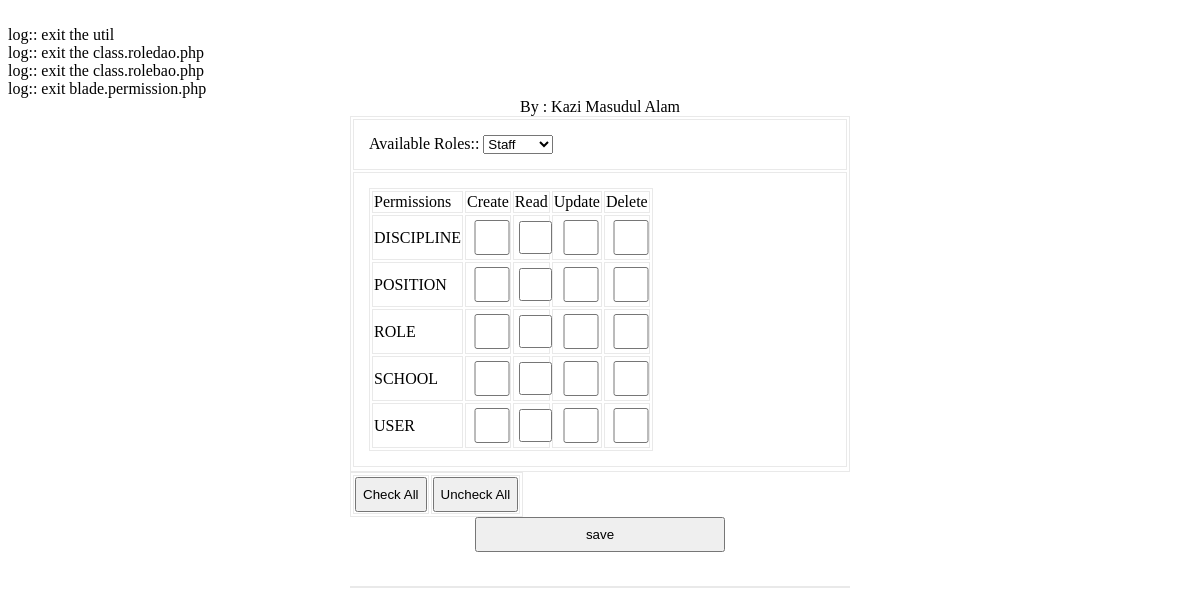
The page /modules/dash/view.permission.php on the database as committed earlier.
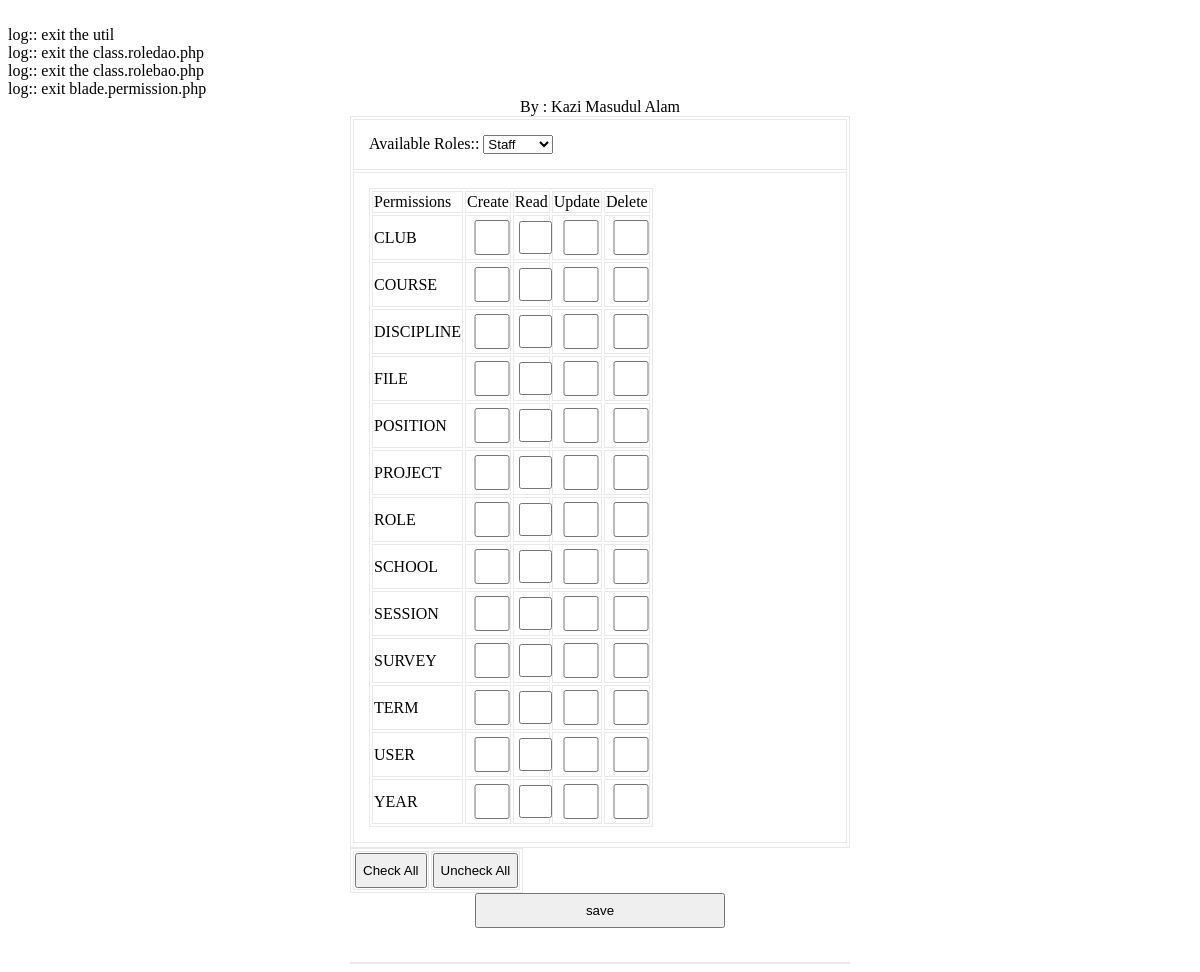
The same page on the database as committed later.
### tables this page shows
CREATE TABLE `tbl_role` (
  `ID` varchar(40) NOT NULL,
  `Name` varchar(50) NOT NULL
);

CREATE TABLE `tbl_permission` (
  `ID` varchar(100) NOT NULL,
  `Name` varchar(100) NOT NULL,
  `Category` varchar(100) NOT NULL
);

### common/class.common.php (called while the page is built, shortened)
<?php
class Result{
    private $_IsSuccess=0;
    private $_ResultObject;
    public function setIsSuccess($IsSuccess){
        $this->_IsSuccess = $IsSuccess;
    }
    public function getIsSuccess(){
        return $this->_IsSuccess;
    }
    public function setResultObject($ResultObject){
        $this->_ResultObject = $ResultObject;
    }
    public function getResultObject(){
        return $this->_ResultObject;
    }
}
class Role{
    private $_ID;
    private $_Name;
    public function setID ( $ID ) {
        $this->_ID = $ID;
    }
    public function getID () {
        return $this->_ID;
    }
    public function setName( $Name ) {
        $this->_Name = $Name;
    }
    public function getName() {
        return $this->_Name;
    }
}
class Permission{
    private $_ID;
    private $_Category;
    public function setID ( $ID ) {
        $this->_ID = $ID;
    }
    public function getID () {
        return $this->_ID;
    }
    public function setCategory( $Category ) {
        $this->_Category = $Category;
    }
    public function getCategory() {
        return $this->_Category;
    }
}
?>

### modules/dash/view.permission.php (the view, shortened to what this page needs)
<?php
include_once 'blade/view.permission.blade.php';
include_once '/../../common/class.common.php';
?>
<!DOCTYPE html PUBLIC "-//W3C//DTD XHTML 1.0 Transitional//EN" "http://www.w3.org/TR/xhtml1/DTD/xhtml1-transitional.dtd">
<html xmlns="http://www.w3.org/1999/xhtml">
	<head>
		<link rel="stylesheet" href="style.css" type="text/css" />
	</head>
<body>
<center>
	<div id="header">
		<label>By : Kazi Masudul Alam</a></label>
	</div>
	<div id="form">
		<form method="post" name="formPermissions">
			<table width="100%" border="1" cellpadding="15">
				<tr>
					<td>
							<label>Available Roles:: </label>
						    <?php
						    $var = '<select name="selectedRole" id="select-from-roles" onChange="onChangeEventHandler(event,this);">';
							$Result = $_RoleBAO->getAllRoles();
							if($Result->getIsSuccess()){
								$Roles = $Result->getResultObject();
						       for ($i=0; $i < sizeof($Roles); $i++) {
						       		$Role = $Roles[$i];
						    		$var = $var. '<option value="'.$Role->getID().'"';
						          	$var = $var.'>'.$Role->getName().'</option>';
								}
								$var = $var.'</select>';
							}
							echo $var;
							?>
					</td>
				</tr>
				<tr>
					<td>
						    <?php
						    $var='<table>';
						    $var=$var.'<tr>';
						    $var=$var.'<td>Permissions</td>';
						    $var=$var.'<td>Create</td>';
						    $var=$var.'<td>Read</td>';
						    $var=$var.'<td>Update</td>';
						    $var=$var.'<td>Delete</td>';
						    $var=$var.'</tr>';
						    $Result = $_RoleBAO->getAllPermissions();
							if($Result->getIsSuccess()){
								$Permissions = $Result->getResultObject();
						       for ($i=0; $i < sizeof($Permissions); ) {
						       		$Permission = $Permissions[$i];
						       		$var = $var.'<tr>';
						       		$var = $var.'<td>'.$Permission->getCategory().'</td>';
						       		$j=$i;
						       		for ( ; $j < sizeof($Permissions)  ; $j++) {
						       			if(!strcmp($Permissions[$i]->getCategory(), $Permissions[$j]->getCategory())){
						    				$var = $var.'<td><input type="checkbox" name="selectedPermissions[]"
						    					value="'.$Permissions[$j]->getID().'"
						    					id="'.$Permissions[$j]->getID().'"';
						          			$var = $var.'/></td>';
						       			}
						       			else{
						       				break;
						       			}
						       		}
						       		$i=$j;
						       		$var = $var. '</tr>';
						    	}
						    	$var = $var.'</table>';
						    }
						    echo $var;
						    ?>
					</td>
				</tr>
				<tr>
					<table>
						<tr>
							<td>
									<input type="button" name="checkAll" onclick="SetAllCheckBoxes('formPermissions', 'selectedPermissions[]', true);" value="Check All"/>
							</td>
							<td>
									<input type="button" name="uncheckAll" onclick="SetAllCheckBoxes('formPermissions', 'selectedPermissions[]', false);" value="Uncheck All"/>
							</td>
						</tr>
					</table>
				</tr>
				<tr>
					<td>
							<button type="submit" name="save">save</button>
					</td>
				</tr>
			</table>
		</form>
<br />
	<table width="100%" border="1" cellpadding="15" align="center">
	</table>
	</div>
</center>
</body>
</html>

### util/class.util.php (shortened to what this page needs)
<?php
class DBUtil implements I_DBUtil {
	private static $s_instance;
	private $_host;
	private $_username;
	private $_password;
	private $_database;
	protected $_connection;
	protected $_result;
	public static function getInstance() {
		if(!self::$s_instance) {
			self::$s_instance = new self();
		}
		return self::$s_instance;
	}
	private function readDBConfig(){
		$_config = ConfigUtil::getInstance();
		$this->_host = $_config->getDBHost();
		$this->_username = $_config->getDBUserName();
		$this->_password = $_config->getDBPassword();
		$this->_database = $_config->getDBName();
	}
	private function setConnection(){
		$this->_connection = new mysqli($this->_host, $this->_username,
			$this->_password, $this->_database);
	}
	public function doQuery($sql) {
		$this->_result = $this->_connection->query($sql) or die(mysqli_error($this->_result));
		return $this->_result;
	}
	public function getNumRows() {
		$this->_numRows = mysqli_num_rows($this->_result);
		return $this->_numRows;
	}
	public function getAllRows() {
		$rows = array();
		for($x = 0; $x < $this->getNumRows(); $x++) {
			$rows[] = mysqli_fetch_assoc($this->_result);
		}
		return $rows;
	}
}
class ConfigUtil implements I_DBConfig{
	public static $s_instance;
	private $_host;
	private $_username;
	private $_password;
	private $_database;
	public static function getInstance() {
		if(!self::$s_instance) {
			self::$s_instance = new self();
		}
		return self::$s_instance;
	}
	private function readDBConfig(){
		$ini_array = parse_ini_file("/../config/db.ini");
		$this->_host = $ini_array['host'];
		$this->_username = $ini_array['username'];
		$this->_password = $ini_array['password'];
		$this->_database = $ini_array['database'];
	}
	public function getDBHost(){
		return $this->_host;
	}
	public function getDBUserName(){
		return $this->_username;
	}
	public function getDBPassword(){
		return $this->_password;
	}
	public function getDBName(){
		return $this->_database;
	}
}
echo '<br> log:: exit the util';
?>

### dao/class.roledao.php (shortened to what this page needs)
<?php
include_once '/../common/class.common.php';
include_once '/../util/class.util.php';
Class RoleDAO{
	private $_DB;
	function RoleDAO(){
		$this->_DB = DBUtil::getInstance();
	}
	public function getAllRoles(){
		$RoleList = array();
		$this->_DB->doQuery("SELECT * FROM tbl_Role");
		$rows = $this->_DB->getAllRows();
		for($i = 0; $i < sizeof($rows); $i++) {
			$row = $rows[$i];
			$this->_Role = new Role();
		    $this->_Role->setID ( $row['ID']);
		    $this->_Role->setName( $row['Name'] );
		    $RoleList[]=$this->_Role;
		}
		$Result = new Result();
		$Result->setIsSuccess(1);
		$Result->setResultObject($RoleList);
		return $Result;
	}
	public function getAllPermissions(){
		$PermissionList = array();
		$this->_DB->doQuery("SELECT * FROM tbl_Permission");
		$rows = $this->_DB->getAllRows();
		for($i = 0; $i < sizeof($rows); $i++) {
			$row = $rows[$i];
			$this->_Permission = new Permission();
		    $this->_Permission->setID ( $row['ID']);
		    $this->_Permission->setName( $row['Name'] );
		    $this->_Permission->setCategory( $row['Category'] );
		    $PermissionList[]=$this->_Permission;
		}
		$Result = new Result();
		$Result->setIsSuccess(1);
		$Result->setResultObject($PermissionList);
		return $Result;
	}
}
echo '<br> log:: exit the class.roledao.php';
?>

### bao/class.rolebao.php (shortened to what this page needs)
<?php
include_once '/../util/class.util.php';
include_once '/../dao/class.roledao.php';
Class RoleBAO{
	private $_RoleDAO;
	function RoleBAO(){
		$this->_RoleDAO = new RoleDAO();
	}
	public function getAllRoles(){
		$Result = $this->_RoleDAO->getAllRoles();
		return $Result;
	}
	public function getAllPermissions(){
		$Result = $this->_RoleDAO->getAllPermissions();
		return $Result;
	}
}
echo '<br> log:: exit the class.rolebao.php';
?>

### modules/dash/blade/view.permission.blade.php (shortened to what this page needs)
<?php
include_once '/../../../util/class.util.php';
include_once '/../../../bao/class.rolebao.php';
$_RoleBAO = new RoleBAO();
echo '<br> log:: exit blade.permission.php';
?>

### modules/dash/style.css (style rules this page uses)
#form { width:500px; margin:0px auto; text-align:center; }
#form form input { width:100%; height:35px; }
form button { width:50%; height:35px; }
table,td { border:solid #e9e9e9 1px; }

Rows that differ between the two databases and show on the page:
added tbl_permission: Category "CLUB"
added tbl_permission: Category "COURSE"
added tbl_permission: Category "FILE"
added tbl_permission: Category "PROJECT"
added tbl_permission: Category "SESSION"
added tbl_permission: Category "SURVEY"
added tbl_permission: Category "TERM"
added tbl_permission: Category "YEAR"
Other text that changed with them:
form field value: "☐ ☐ ☐ ☐ ☐ ☐ ☐ ☐ ☐ ☐ ☐ ☐ ☐ ☐ ☐ ☐ ☐ ☐ ☐ ☐" → "☐ ☐ ☐ ☐ ☐ ☐ ☐ ☐ ☐ ☐ ☐ ☐ ☐ ☐ ☐ ☐ ☐ ☐ ☐ ☐ ☐ ☐ ☐ ☐ ☐ ☐ ☐ ☐ ☐ ☐ ☐ ☐ ☐ ☐ ☐ ☐ ☐ ☐ ☐ ☐ ☐ ☐ ☐ ☐ ☐ ☐ ☐ ☐ ☐ ☐ ☐ ☐"
